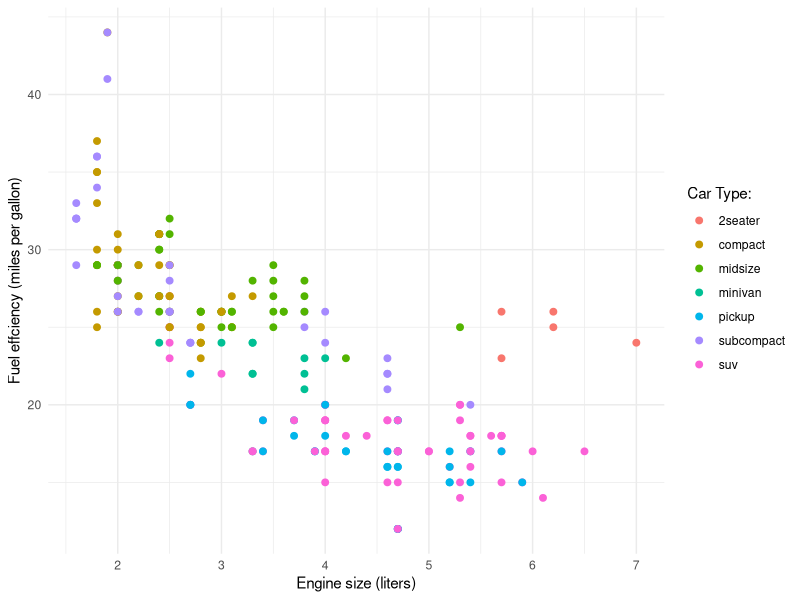
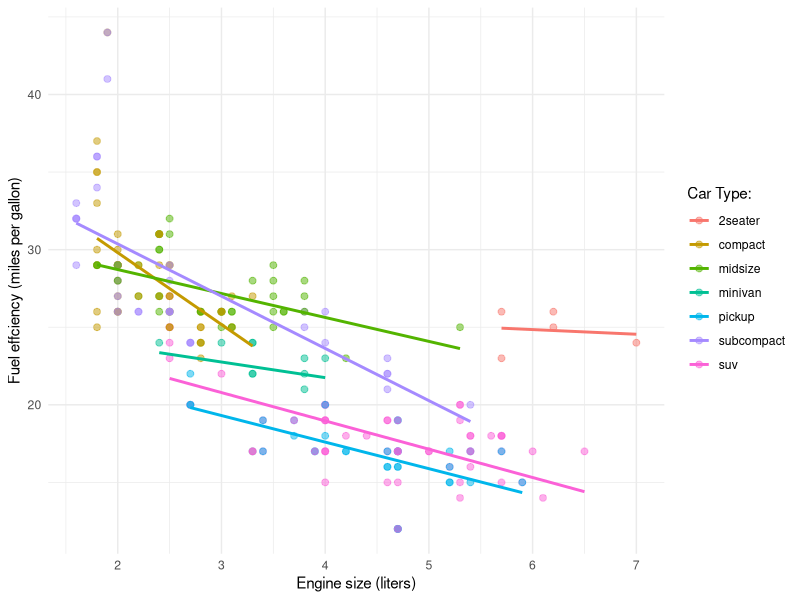

Write R code to recreate these figures, in order.
## ---- chunk 1
library(tidyverse)
## ---- chunk 2
mpg |> select(manufacturer, displ, model, class, cyl, trans, hwy)
## ---- chunk 3
mpg |> 
  select(displ, class, hwy)
## ---- chunk 4
mpg |> 
  select(manufacturer, displ, model, class, cyl, trans, hwy) |> 
  ggplot(aes(x=displ, y=hwy)) +
  geom_point(aes(col=class), size=2)+
  theme_minimal()+
  labs(y="Fuel effciency (miles per gallon)", x="Engine size (liters)", col ="Car Type:" )
## ---- chunk 5
mpg |> 
  select(manufacturer, displ, model, class, cyl, trans, hwy) |> 
  ggplot(aes(x=displ, y=hwy)) +
  geom_point(aes(col=class), size=2, alpha=0.5)+
  geom_smooth(aes(col=class), method = lm, se=FALSE) +
  theme_minimal()+
  labs(y="Fuel effciency (miles per gallon)", x="Engine size (liters)", col ="Car Type:" )
